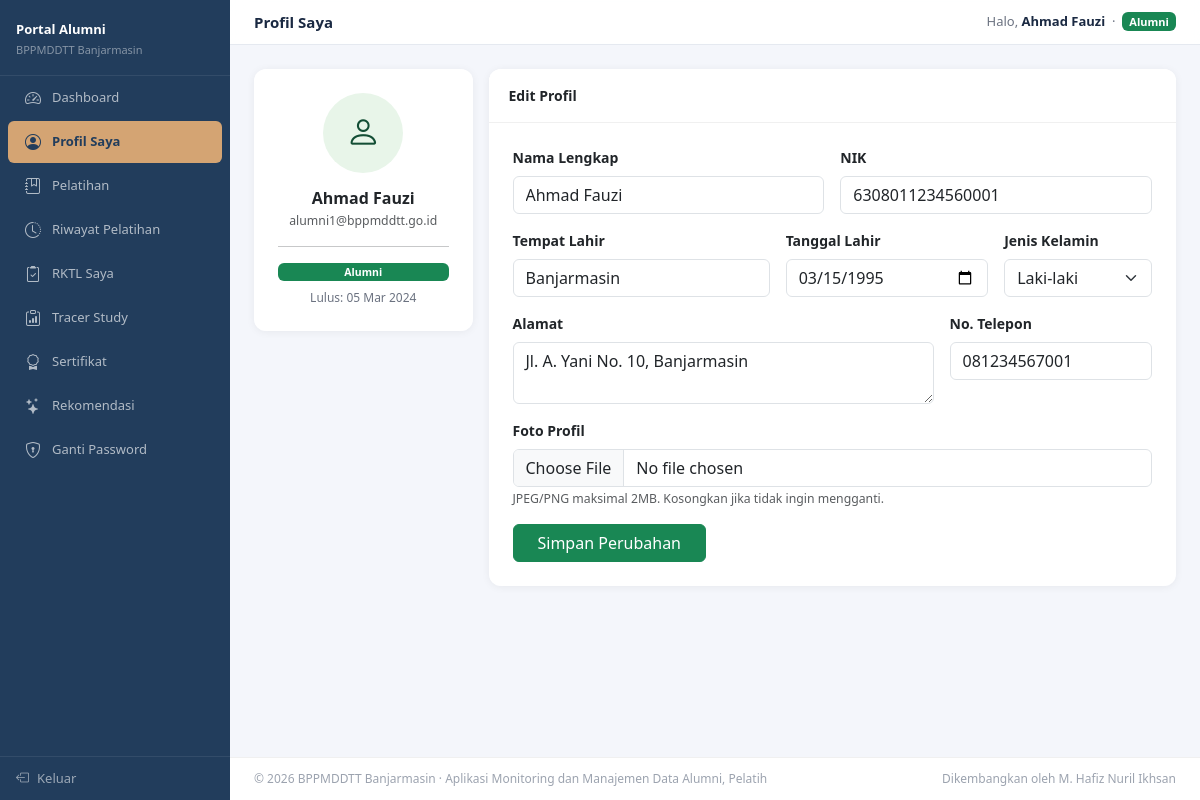
The app's page /login/alumni/profile.php (signed in) with its own data.
### tables this page shows
CREATE TABLE `users` (
  `id` int(10) UNSIGNED NOT NULL,
  `name` varchar(100) NOT NULL,
  `email` varchar(150) NOT NULL,
  `password` varchar(255) NOT NULL,
  `role` enum('admin','instruktur','peserta','alumni','kepala') NOT NULL DEFAULT 'peserta',
  `is_active` tinyint(1) NOT NULL DEFAULT 1,
  `created_at` timestamp NOT NULL DEFAULT current_timestamp(),
  `updated_at` timestamp NOT NULL DEFAULT current_timestamp() ON UPDATE current_timestamp()
);

CREATE TABLE `alumni` (
  `id` int(10) UNSIGNED NOT NULL,
  `user_id` int(10) UNSIGNED NOT NULL,
  `nik` varchar(20) DEFAULT NULL,
  `tempat_lahir` varchar(100) DEFAULT NULL,
  `tanggal_lahir` date DEFAULT NULL,
  `jenis_kelamin` enum('L','P') DEFAULT NULL,
  `alamat` text DEFAULT NULL,
  `telepon` varchar(20) DEFAULT NULL,
  `tanggal_lulus` date DEFAULT NULL,
  `foto` varchar(255) DEFAULT NULL,
  `created_at` timestamp NOT NULL DEFAULT current_timestamp(),
  `updated_at` timestamp NOT NULL DEFAULT current_timestamp() ON UPDATE current_timestamp()
);

### login/alumni/profile.php (the view, shortened to what this page needs)
<?php
include 'header.php';
$user   = mysqli_fetch_assoc(mysqli_query($koneksi, "SELECT * FROM users WHERE id={$_SESSION['id_login']}"));
$alumni = mysqli_fetch_assoc(mysqli_query($koneksi, "SELECT * FROM alumni WHERE user_id={$_SESSION['id_login']}"));
?>
<div class="row g-3">
  <div class="col-lg-3">
    <div class="card p-4 text-center">
      <div class="mb-3">
        <?php if (!empty($alumni['foto']) && file_exists(__DIR__ . '/../assets/images/profiles/' . $alumni['foto'])): ?>
          <img src="../assets/images/profiles/<?= e($alumni['foto']) ?>" alt="Foto Profil" style="width:80px;height:80px;border-radius:50%;object-fit:cover;display:block;margin:0 auto;">
        <?php else: ?>
          <div style="width:80px;height:80px;background:#e8f5e9;border-radius:50%;display:flex;align-items:center;justify-content:center;margin:0 auto;font-size:34px;color:#134e35">
            <i class="bi bi-person"></i>
          </div>
        <?php endif; ?>
      </div>
      <h6 class="fw-bold mb-1"><?= htmlspecialchars($user['name']) ?></h6>
      <small class="text-muted"><?= htmlspecialchars($user['email']) ?></small>
      <hr>
      <span class="badge bg-success">Alumni</span>
      <?php if ($alumni && $alumni['tanggal_lulus']): ?>
        <div class="mt-2" style="font-size:12px;color:#6b7280">Lulus: <?= date('d M Y', strtotime($alumni['tanggal_lulus'])) ?></div>
      <?php endif; ?>
    </div>
  </div>
  <div class="col-lg-9">
    <div class="card">
      <div class="card-header">Edit Profil</div>
      <div class="card-body p-4">
        <form method="POST" enctype="multipart/form-data">
          <div class="row g-3">
            <div class="col-md-6">
              <label class="form-label fw-semibold">Nama Lengkap</label>
              <input type="text" name="name" class="form-control" value="<?= htmlspecialchars($user['name']) ?>" required>
            </div>
            <div class="col-md-6">
              <label class="form-label fw-semibold">NIK</label>
              <input type="text" name="nik" class="form-control" maxlength="16" value="<?= htmlspecialchars($alumni['nik'] ?? '') ?>">
            </div>
            <div class="col-md-5">
              <label class="form-label fw-semibold">Tempat Lahir</label>
              <input type="text" name="tempat_lahir" class="form-control" value="<?= htmlspecialchars($alumni['tempat_lahir'] ?? '') ?>">
            </div>
            <div class="col-md-4">
              <label class="form-label fw-semibold">Tanggal Lahir</label>
              <input type="date" name="tanggal_lahir" class="form-control" value="<?= htmlspecialchars($alumni['tanggal_lahir'] ?? '') ?>">
            </div>
            <div class="col-md-3">
              <label class="form-label fw-semibold">Jenis Kelamin</label>
              <select name="jenis_kelamin" class="form-select">
                <option value="L" <?= ($alumni['jenis_kelamin'] ?? '') === 'L' ? 'selected' : '' ?>>Laki-laki</option>
              </select>
            </div>
            <div class="col-md-8">
              <label class="form-label fw-semibold">Alamat</label>
              <textarea name="alamat" class="form-control" rows="2"><?= htmlspecialchars($alumni['alamat'] ?? '') ?></textarea>
            </div>
            <div class="col-md-4">
              <label class="form-label fw-semibold">No. Telepon</label>
              <input type="text" name="telepon" class="form-control" value="<?= htmlspecialchars($alumni['telepon'] ?? '') ?>">
            </div>
            <div class="col-md-12">
              <label class="form-label fw-semibold">Foto Profil</label>
              <input type="file" name="foto" class="form-control" accept="image/png,image/jpeg">
              <small class="text-muted">JPEG/PNG maksimal 2MB. Kosongkan jika tidak ingin mengganti.</small>
            </div>
            <div class="col-12">
              <button type="submit" class="btn btn-success px-4">Simpan Perubahan</button>
            </div>
          </div>
        </form>
      </div>
    </div>
  </div>
</div>
<?php include 'footer.php'; ?>

### login/assets/css/global.css (style rules this page uses)
body { background: transparent; }
.card { background: rgba(255, 255, 255, 0.95) !important; backdrop-filter: blur(4px); }

### login/alumni/header.php (style rules this page uses)
:root { --sidebar-w:230px; --sidebar-bg:#223D5C; --accent:#D4A473; --primary: #223D5C; --primary-dark: #1A2D48; --gold: #D4A473; --teal: #4F9DB5; }
body { background:#f4f6fb; font-size:14px; }
.card { border:none; border-radius:12px; box-shadow:0 1px 8px rgba(0,0,0,.06); }
.card-header { background:#fff; border-bottom:1px solid #f0f0f0; font-weight:600; font-size:14px; border-radius:12px 12px 0 0 !important; padding:16px 20px; }

### records on screen
users: name "Ahmad Fauzi", email "alumni1@bppmddtt.go.id"
alumni: tanggal_lulus "05 Mar 2024", nik "6308011234560001", tempat_lahir "Banjarmasin", tanggal_lahir "03/15/1995", jenis_kelamin "Laki-laki", alamat "Jl. A. Yani No. 10, Banjarmasin", telepon "081234567001"

### other values on screen
$page_title "Profil Saya"
$_SESSION['nama'] "Ahmad Fauzi"
